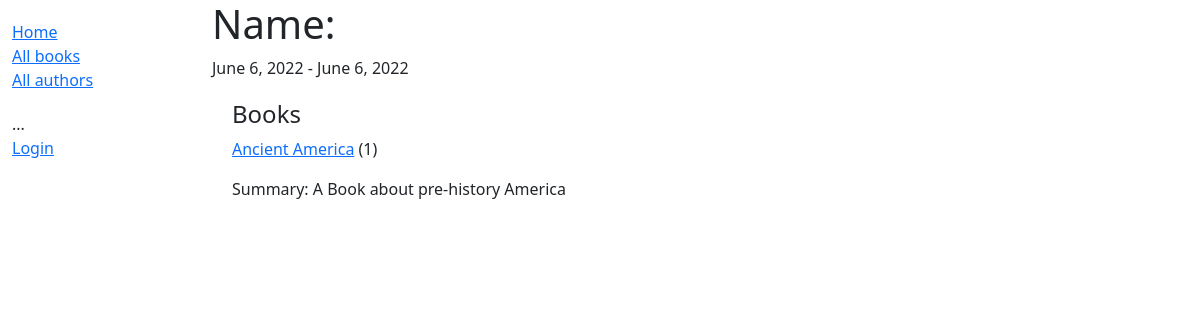
The app's page /catalog/author/1 with its own data.
### catalog/models.py (models this page shows, shortened)
class Author(models.Model):
    first_name = models.CharField(max_length=100)
    last_name = models.CharField(max_length=100)
    date_of_birth = models.DateField(null=True, blank=True)
    date_of_death = models.DateField('Died', null=True, blank=True)
    class Meta:
        ordering = ['last_name', 'first_name']

class Book(models.Model):
    title = models.CharField(max_length=200)
    author = models.ForeignKey('Author', on_delete=models.SET_NULL, null=True)
    summary = models.TextField(max_length=1000, help_text='Enter a brief description of the book')
    isbn = models.CharField('ISBN', max_length=13, help_text='13 Character <a href="https://www.isbn-international.org/content/what-isbn">ISBN number</a>')
    genre = models.ManyToManyField(Genre, help_text='Select a genre for this book')
    def display_genre(self):
        """
        Creates a string for the Genre. This is required to display genre in Admin.
        """
        return ', '.join([genre.name for genre in self.genre.all()[:3]])
    display_genre.short_description = 'Genre'
    def __str__(self):
        return self.title

### catalog/views.py (the view)
# urls.py: path('author/<int:pk>', views.AuthorDetailView.as_view(), name='author-detail'),
class AuthorDetailView(generic.DetailView):
    model = Author

### catalog/templates/catalog/author_detail.html
{% extends "base_generic.html" %}
{% block content %}
  <h1>Name: {{ author.name }}</h1>
  <p>{{author.date_of_birth}} - {{author.date_of_death}}</p>
  <div style="margin-left:20px;margin-top:20px">
    <h4>Books</h4>
    {% for book in author.book_set.all %}
      <p><a href="{% url 'book-detail' book.pk %}">{{book}}</a> ({{book.bookinstance_set.all.count}})</p>
      <p>Summary: {{book.summary}}</p>
    {% endfor %}
  </div>
{% endblock %}

### records on screen
Author: date_of_birth "June 6, 2022", date_of_death "June 6, 2022"
Book: title "Ancient America", bookinstance_set.all.count "1", summary "A Book about pre-history America"
